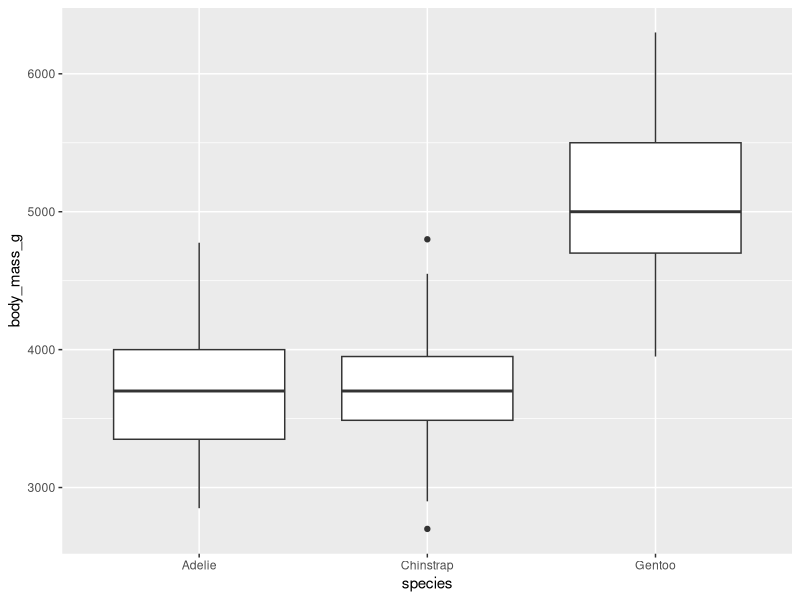
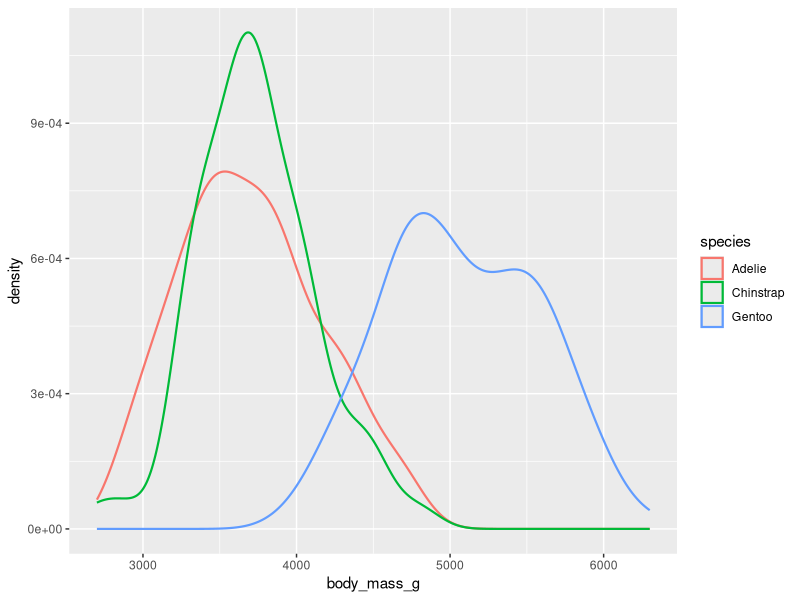
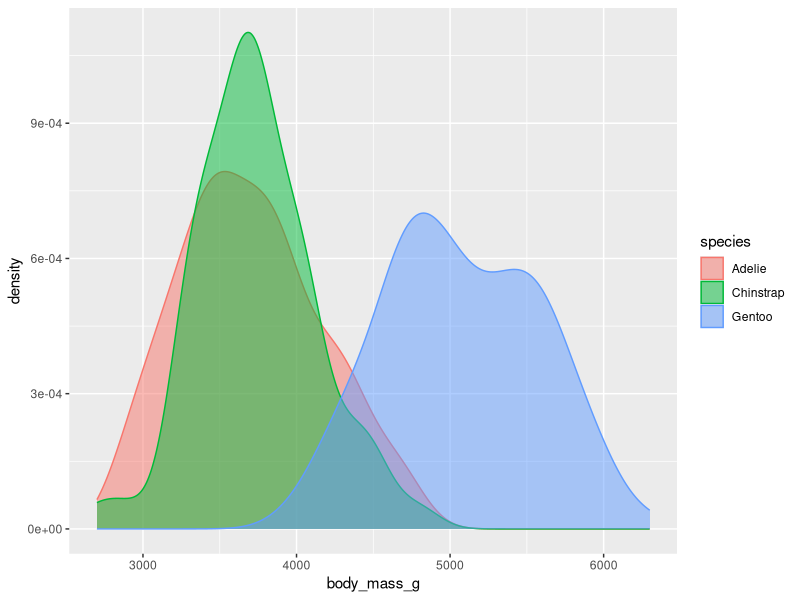
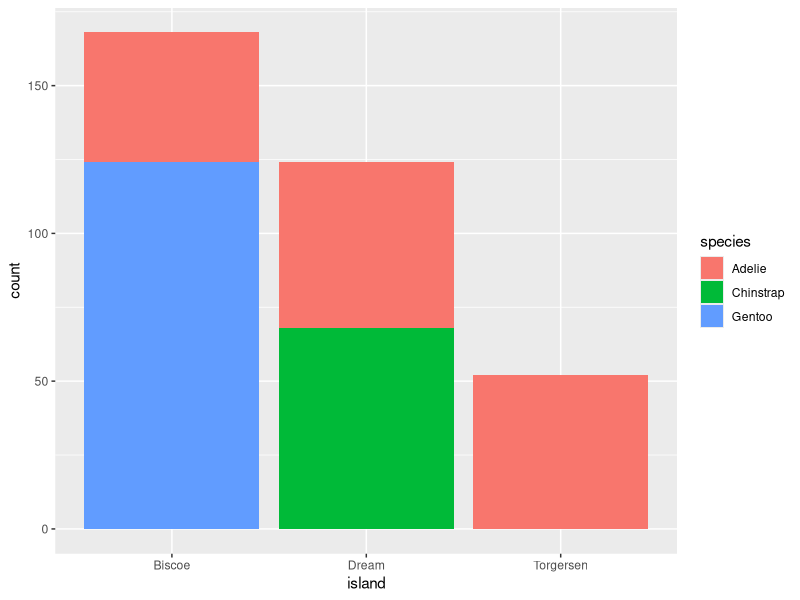
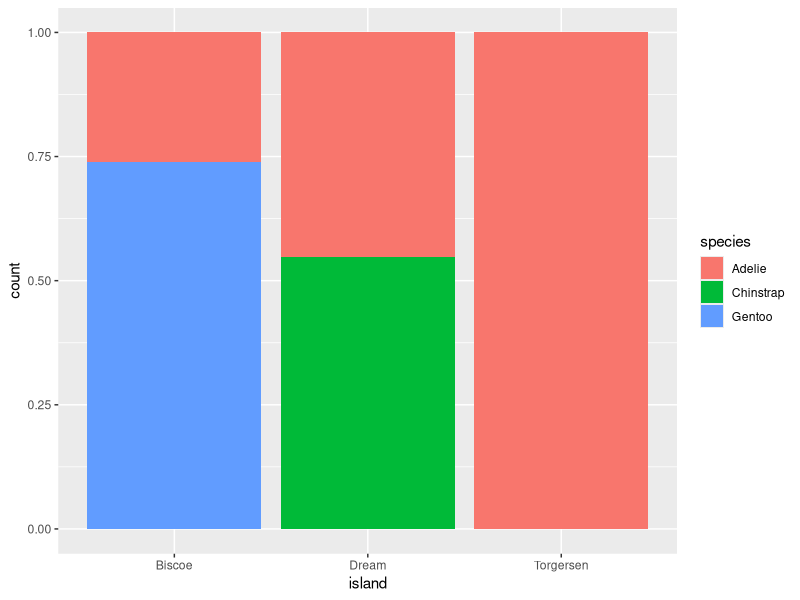
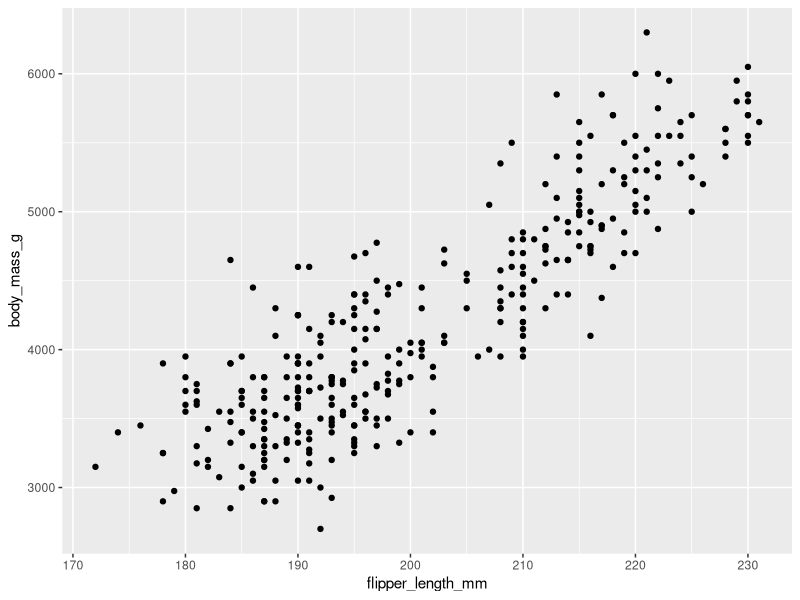
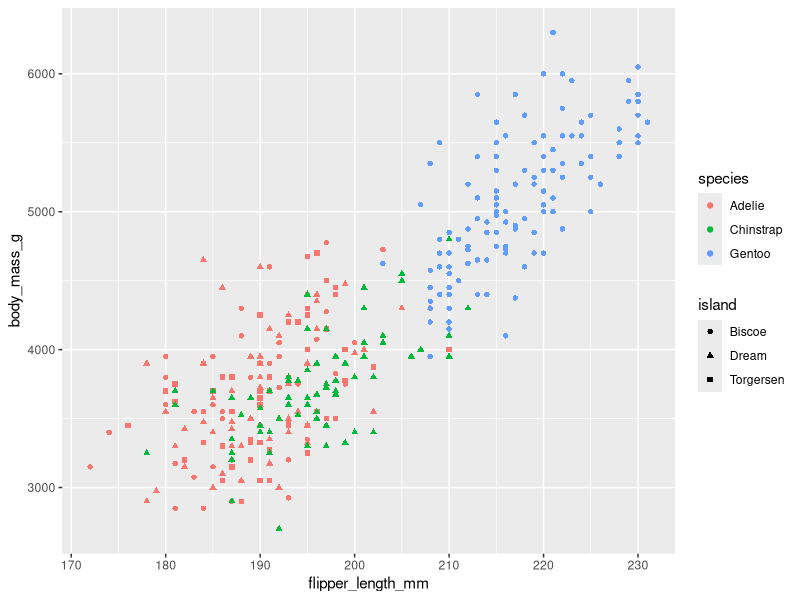
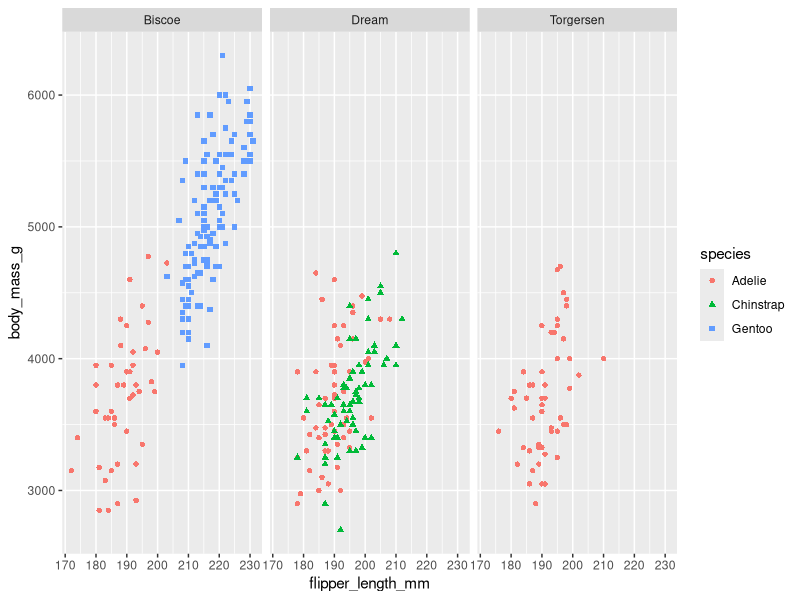

Generate these figures, in order, with R:
library(tidyverse)
library(palmerpenguins)

ggplot(penguins, aes(x = species, y = body_mass_g)) +
  geom_boxplot()

ggplot(penguins, aes(x = body_mass_g, color = species)) +
  geom_density(linewidth = .75)


ggplot(penguins, aes(x = body_mass_g, color = species, fill = species)) +
  geom_density(alpha = .5)


ggplot(penguins, aes(x = island, fill = species)) +
  geom_bar()

ggplot(penguins, aes(x = island, fill = species)) +
  geom_bar(position = "fill")


ggplot(penguins, aes(x = flipper_length_mm, y = body_mass_g)) +
  geom_point()


ggplot(penguins, aes(x = flipper_length_mm, y = body_mass_g)) +
  geom_point(aes(color = species, shape = island))

ggplot(penguins, aes(x = flipper_length_mm, y = body_mass_g)) +
  geom_point(aes(color = species, shape = species)) +
  facet_wrap(~island)
